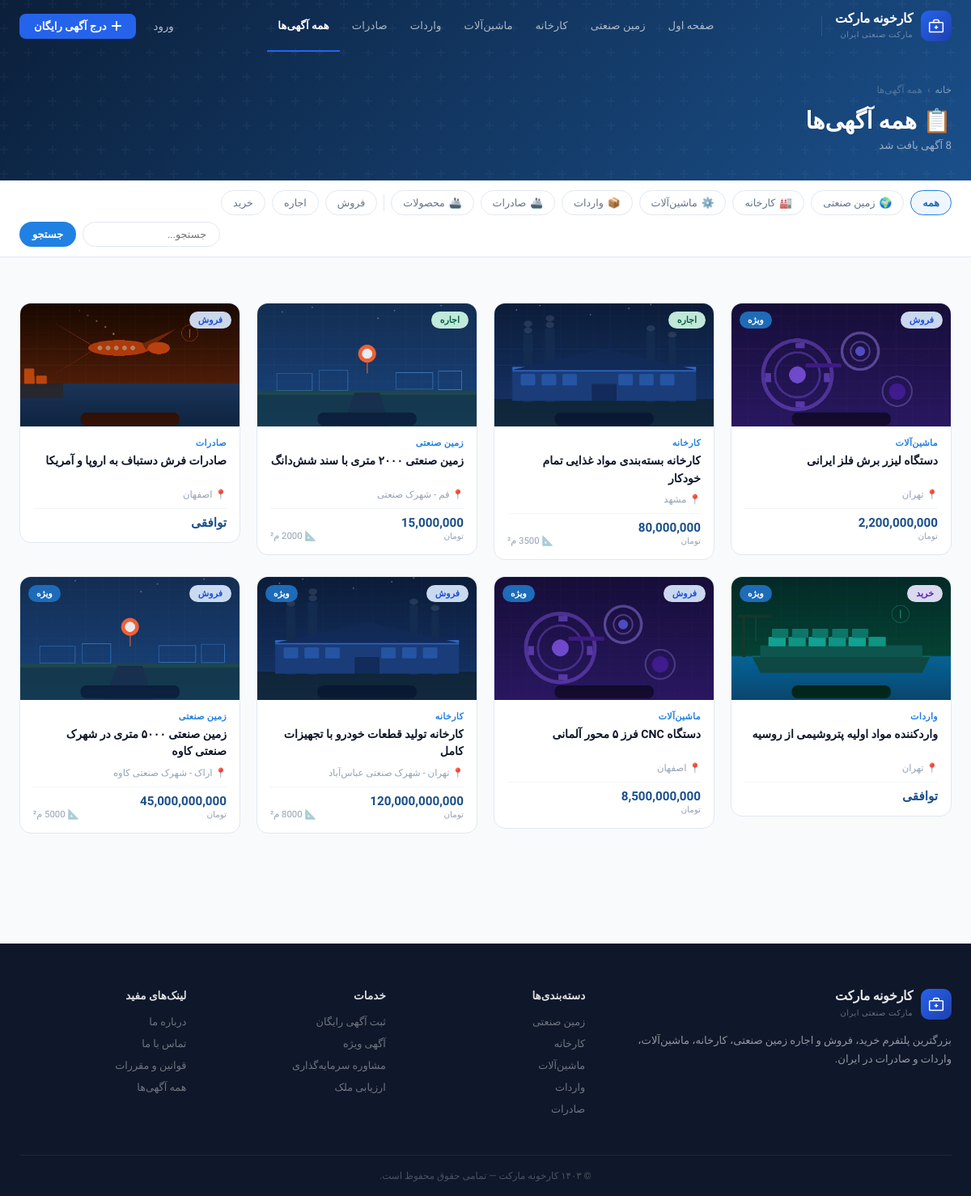
/listings/, run on the app's committed database.
### core/models.py (models this page shows, shortened)
class Listing(models.Model):
    title = models.CharField(max_length=200, verbose_name='عنوان')
    category = models.CharField(max_length=20, choices=CATEGORY_CHOICES, verbose_name='دسته‌بندی')
    status = models.CharField(max_length=10, choices=STATUS_CHOICES, default='sale', verbose_name='نوع آگهی')
    description = models.TextField(verbose_name='توضیحات')
    price = models.BigIntegerField(null=True, blank=True, verbose_name='قیمت (تومان)')
    area = models.FloatField(null=True, blank=True, verbose_name='مساحت (متر مربع)')
    location = models.CharField(max_length=200, verbose_name='موقعیت')
    image = models.ImageField(upload_to='listings/', null=True, blank=True, verbose_name='تصویر')
    contact = models.CharField(max_length=50, verbose_name='تلفن تماس')
    owner = models.ForeignKey(User, on_delete=models.SET_NULL, null=True, blank=True, related_name='listings', verbose_name='کاربر')
    created_at = models.DateTimeField(auto_now_add=True)
    is_featured = models.BooleanField(default=False, verbose_name='ویژه')
    is_active = models.BooleanField(default=True, verbose_name='فعال')
    class Meta:
        verbose_name = 'آگهی'
        verbose_name_plural = 'آگهی‌ها'
        ordering = ['-created_at']
    def formatted_price(self):
        if self.price:
            return f"{self.price:,}"
        return 'توافقی'

### core/views.py (the view)
# urls.py: path('listings/', views.listings, name='listings'),
def listings(request):
    category = request.GET.get('category', '')
    status = request.GET.get('status', '')
    search = request.GET.get('q', '')
    qs = Listing.objects.all()
    if category:
        qs = qs.filter(category=category)
    if status:
        qs = qs.filter(status=status)
    if search:
        qs = qs.filter(title__icontains=search) | qs.filter(location__icontains=search)
    return render(request, 'core/listings.html', {
        'listings': qs,
        'categories': CATEGORY_CHOICES,
        'active_category': category,
        'active_status': status,
        'search': search,
    })

### core/templates/core/listings.html (shortened to what this page needs)
{% extends 'core/base.html' %}
{% block content %}
<div class="page-header">
    <div class="container">
        <div class="breadcrumb">
            <a href="{% url 'home' %}" data-i18n="bc.home">خانه</a>
            <span>›</span>
            <span data-i18n="bc.all">همه آگهی‌ها</span>
        </div>
        <h1 data-i18n="lst.h1">📋 همه آگهی‌ها</h1>
        <p><span>{{ listings|length }}</span> <span data-i18n="lst.count">آگهی یافت شد</span></p>
    </div>
</div>
<div class="filter-bar">
    <div class="container">
        <form class="filter-inner" method="get" action="{% url 'listings' %}">
            <a href="{% url 'listings' %}" class="chip {% if not active_category and not active_status %}active{% endif %}" data-i18n="lst.all">همه</a>
            {% for val, label in categories %}
            <a href="?category={{ val }}{% if active_status %}&status={{ active_status }}{% endif %}"
               class="chip {% if active_category == val %}active{% endif %}">
                {% if val == 'land' %}🌍{% elif val == 'factory' %}🏭{% elif val == 'machinery' %}⚙️{% elif val == 'import' %}📦{% else %}🚢{% endif %}
                <span data-i18n="cat.{{ val }}">{{ label }}</span>
            </a>
            {% endfor %}
            <a href="?{% if active_category %}category={{ active_category }}&{% endif %}status=sale"
               class="chip {% if active_status == 'sale' %}active{% endif %}" data-i18n="lst.sale">فروش</a>
            <a href="?{% if active_category %}category={{ active_category }}&{% endif %}status=rent"
               class="chip {% if active_status == 'rent' %}active{% endif %}" data-i18n="lst.rent">اجاره</a>
            <a href="?{% if active_category %}category={{ active_category }}&{% endif %}status=buy"
               class="chip {% if active_status == 'buy' %}active{% endif %}" data-i18n="lst.buy">خرید</a>
            <div style="margin-right:auto;display:flex;gap:8px;align-items:center;">
                <input type="text" name="q" value="{{ search }}"
                    data-i18n-placeholder="lst.search.ph"
                    placeholder="جستجو..."
                    style="border:1.5px solid var(--gray-200);border-radius:100px;padding:7px 16px;font-family:inherit;font-size:0.8rem;outline:none;width:170px;color:var(--text);">
                <button type="submit" data-i18n="lst.search.btn"
                    style="background:var(--blue-500);color:white;border:none;padding:8px 16px;border-radius:100px;font-family:inherit;font-size:0.8rem;cursor:pointer;font-weight:600;">جستجو</button>
            </div>
        </form>
    </div>
</div>
<section class="section">
    <div class="container">
        {% if listings %}
        <div class="listings-grid">
            {% for item in listings %}
            <a href="{% url 'listing_detail' item.pk %}" class="listing-card">
                <div class="card-img">
                    {% if item.image %}
                        <img src="{{ item.image.url }}" alt="{{ item.title }}">
                    {% else %}
                        <div class="card-img-placeholder">
                            {% if item.category == 'land' %}🌍{% elif item.category == 'factory' %}🏭{% elif item.category == 'machinery' %}⚙️{% elif item.category == 'import' %}📦{% elif item.category == 'product' %}🛍️{% else %}🚢{% endif %}
                        </div>
                    {% endif %}
                    <span class="card-badge badge-{{ item.status }}">{{ item.get_status_display }}</span>
                    {% if item.is_featured %}<span class="badge-vip" data-i18n="badge.vip">⭐ ویژه</span>{% endif %}
                </div>
                <div class="card-body">
                    <div class="card-cat">{{ item.get_category_display }}</div>
                    <div class="card-title">{{ item.title }}</div>
                    <div class="card-loc">📍 {{ item.location }}</div>
                    <div class="card-foot">
                        <div>
                            <div class="card-price">{{ item.formatted_price }}</div>
                            {% if item.price %}<div class="card-price-unit" data-i18n="price.unit">تومان</div>{% endif %}
                        </div>
                        {% if item.area %}<div class="card-area">📐 {{ item.area|floatformat:0 }} م²</div>{% endif %}
                    </div>
                </div>
            </a>
            {% endfor %}
        </div>
        {% else %}
        <div class="empty">
            <div class="empty-icon">🔍</div>
            <h3 data-i18n="lst.empty.title">آگهی‌ای یافت نشد</h3>
            <p data-i18n="lst.empty.desc">فیلترها را تغییر دهید یا جستجوی دیگری انجام دهید.</p>
        </div>
        {% endif %}
    </div>
</section>
{% endblock %}

### core/templates/core/base.html (style rules this page uses)
:root { --blue-900: #0B1F3A; --blue-800: #103460; --blue-700: #1A4F8A; --blue-600: #1E6BB8; --blue-500: #2081E2; --blue-400: #4A9CF5; --blue-100: #DBEAFE; --blue-50: #EFF6FF; --white: #FFFFFF; --gray-50: #F8FAFC; --gray-100: #F1F5F9; --gray-200: #E2E8F0; --gray-400: #94A3B8; --gray-500: #64748B; --gray-700: #334155; --gray-900: #0F172A; --text: #1E293B; --radius: 14px; --radius-sm: 8px; --shadow-sm: 0 1px 3px rgba(0,0,0,0.06), 0 1px 2px rgba(0,0,0,0.04); --shadow: 0 4px 16px rgba(0,0,0,0.07); --shadow-md: 0 8px 32px rgba(0,0,0,0.10); }
* { margin: 0; padding: 0; box-sizing: border-box; }
body { font-family: 'Vazirmatn', sans-serif; background: var(--gray-50); color: var(--text); direction: rtl; -webkit-font-smoothing: antialiased; }
a { text-decoration: none; color: inherit; }
.container { max-width: 1240px; margin: 0 auto; padding: 0 24px; }
.section { padding: 56px 0; }
.listings-grid { display: grid; grid-template-columns: repeat(4, 1fr); gap: 20px; align-items: start; }
.listing-card { background: white; border: 1.5px solid var(--gray-200); border-radius: var(--radius); overflow: hidden; transition: all 0.22s; display: block; color: inherit; }
.card-img { aspect-ratio: 16/9; background: var(--blue-50); position: relative; overflow: hidden; }
.card-img img { width: 100%; height: 100%; object-fit: cover; display: block; }
.card-badge { position: absolute; top: 10px; right: 10px; padding: 4px 11px; border-radius: 100px; font-size: 0.69rem; font-weight: 700; backdrop-filter: blur(4px); }
.badge-sale { background: rgba(219,234,254,0.92); color: #1D4ED8; }
.badge-rent { background: rgba(209,250,229,0.92); color: #065F46; }
.badge-buy { background: rgba(237,233,254,0.92); color: #5B21B6; }
.badge-vip { position: absolute; top: 10px; left: 10px; background: var(--blue-600); color: white; padding: 4px 10px; border-radius: 100px; font-size: 0.67rem; font-weight: 700; }
.card-body { padding: 14px 16px 16px; }
.card-cat { font-size: 0.69rem; font-weight: 600; color: var(--blue-500); letter-spacing: 0.3px; margin-bottom: 5px; }
.card-title { font-size: 0.88rem; font-weight: 700; color: var(--gray-900); line-height: 1.5; margin-bottom: 8px; display: -webkit-box; -webkit-line-clamp: 2; -webkit-box-orient: vertical; overflow: hidden; min-height: 2.6em; }
.card-loc { font-size: 0.73rem; color: var(--gray-400); display: flex; align-items: center; gap: 3px; margin-bottom: 10px; }
.card-foot { display: flex; align-items: flex-end; justify-content: space-between; padding-top: 10px; border-top: 1px solid var(--gray-100); }
.card-price { font-size: 0.95rem; font-weight: 800; color: var(--blue-700); line-height: 1; }
.card-price-unit { font-size: 0.65rem; color: var(--gray-400); margin-top: 2px; font-weight: 400; }
.card-area { font-size: 0.71rem; color: var(--gray-400); }
.page-header { background: linear-gradient(135deg, var(--blue-900) 0%, var(--blue-700) 100%); padding: 104px 0 36px; position: relative; overflow: hidden; }
.page-header::after { content: ''; position: absolute; inset: 0; }
.page-header .container { position: relative; z-index: 1; }
.breadcrumb { display: flex; align-items: center; gap: 6px; font-size: 0.74rem; color: rgba(255,255,255,0.45); margin-bottom: 14px; }
.breadcrumb a { color: rgba(255,255,255,0.45); transition: color 0.15s; }
.breadcrumb span { color: rgba(255,255,255,0.25); }
.page-header h1 { font-size: 1.8rem; font-weight: 800; color: white; margin-bottom: 6px; display: flex; align-items: center; gap: 10px; }
.page-header p { font-size: 0.83rem; color: rgba(255,255,255,0.55); }
.filter-bar { background: white; border-bottom: 1px solid var(--gray-200); padding: 12px 0; position: sticky; top: 64px; z-index: 100; }
.filter-inner { display: flex; align-items: center; gap: 8px; flex-wrap: wrap; }
.chip { display: inline-flex; align-items: center; gap: 5px; padding: 7px 14px; border-radius: 100px; border: 1.5px solid var(--gray-200); background: white; color: var(--gray-500); font-family: 'Vazirmatn', sans-serif; font-size: 0.79rem; font-weight: 500; cursor: pointer; text-decoration: none; transition: all 0.15s; }
.chip.active { border-color: var(--blue-500); background: var(--blue-50); color: var(--blue-600); font-weight: 600; }

### data on the page
Listing: image (picture), status "فروش", is_featured "ویژه", category "ماشین‌آلات", title "دستگاه لیزر برش فلز ایرانی", location "تهران", formatted_price "2,200,000,000", shows "تومان"
Listing: image (picture), status "اجاره", category "کارخانه", title "کارخانه بسته‌بندی مواد غذایی تمام خودکار", location "مشهد", formatted_price "80,000,000", shows "تومان", area "3500"
Listing: image (picture), status "اجاره", category "زمین صنعتی", title "زمین صنعتی ۲۰۰۰ متری با سند شش‌دانگ", location "قم - شهرک صنعتی", formatted_price "15,000,000", shows "تومان", area "2000"
Listing: image (picture), status "فروش", category "صادرات", title "صادرات فرش دستباف به اروپا و آمریکا", location "اصفهان", formatted_price "توافقی"
Listing: image (picture), status "خرید", is_featured "ویژه", category "واردات", title "واردکننده مواد اولیه پتروشیمی از روسیه", location "تهران", formatted_price "توافقی"
Listing: image (picture), status "فروش", is_featured "ویژه", category "ماشین‌آلات", title "دستگاه CNC فرز ۵ محور آلمانی", location "اصفهان", formatted_price "8,500,000,000", shows "تومان"
Listing: image (picture), status "فروش", is_featured "ویژه", category "کارخانه", title "کارخانه تولید قطعات خودرو با تجهیزات کامل", location "تهران - شهرک صنعتی عباس‌آباد", formatted_price "120,000,000,000", shows "تومان", area "8000"
Listing: image (picture), status "فروش", is_featured "ویژه", category "زمین صنعتی", title "زمین صنعتی ۵۰۰۰ متری در شهرک صنعتی کاوه", location "اراک - شهرک صنعتی کاوه", formatted_price "45,000,000,000", shows "تومان"

### other printed values
{{ listings|length }} "8"
{{ label }} "محصولات"
